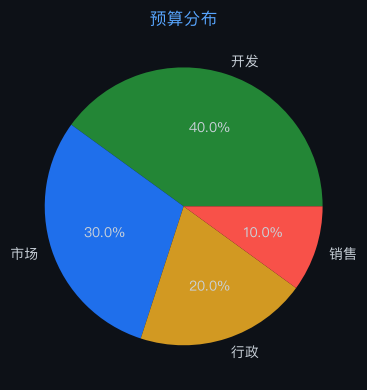

Write Python code to recreate this figure.
import matplotlib
matplotlib.use('Agg')
import matplotlib.pyplot as plt
import matplotlib.font_manager as fm
import json

for f in fm.fontManager.ttflist:
    if 'PingFang' in f.name:
        plt.rcParams['font.family'] = f.name
        break
plt.rcParams['axes.unicode_minus'] = False

labels = ["开发","市场","行政","销售"]
datasets = [{"label":"预算","data":[40,30,20,10]}]
chartType = "pie"

fig, ax = plt.subplots(figsize=(6, 4))
fig.patch.set_facecolor('#0d1117')
ax.set_facecolor('#161b22')
ax.tick_params(colors='#c9d1d9')

if chartType == 'pie':
    wedges, texts, autotexts = ax.pie(datasets[0]['data'], labels=labels, autopct='%1.1f%%',
        colors=['#238636','#1f6feb','#d29922','#f85149','#a371f7','#3fb950'],
        textprops={'color':'#c9d1d9'})
else:
    for ds in datasets:
        if chartType == 'bar':
            ax.bar(labels, ds['data'], label=ds['label'])
        elif chartType == 'line':
            ax.plot(labels, ds['data'], marker='o', label=ds['label'])
    ax.legend(facecolor='#161b22', edgecolor='#30363d', labelcolor='#c9d1d9')

ax.set_title("预算分布", color='#58a6ff', fontsize=12)
plt.tight_layout()
plt.savefig("/Users/wisonzhu/projects/ag-ui-demo/.tmp/chart_feoa1q.png", dpi=100, bbox_inches='tight', facecolor='#0d1117')
